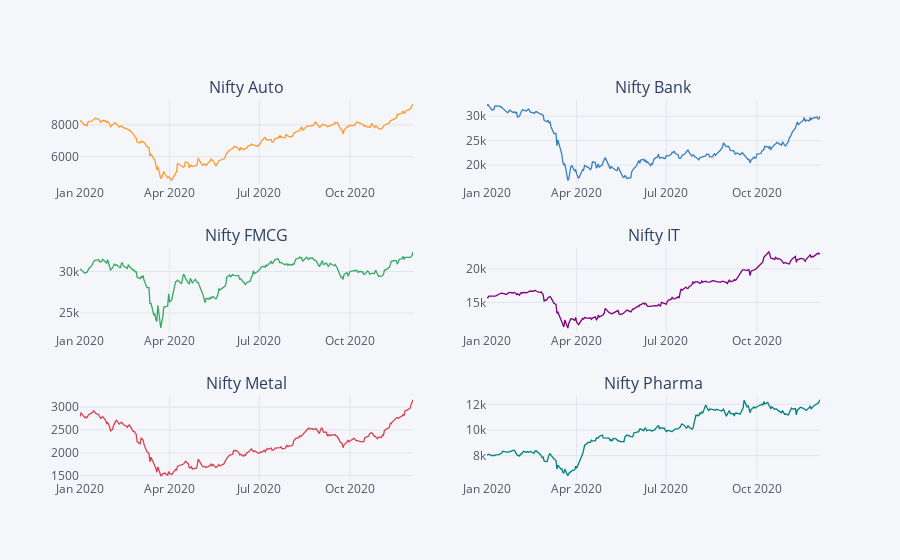

Notebook cell for this chart:
### Code cell
fig = df.iplot(asFigure=True, subplots=True, subplot_titles=True, legend=False)
fig.show()

### Figure 1 — Plotly figure (JSON) as saved in the notebook; plotly's stock layout.template omitted (floating-point values rounded to 4 significant figures; data arrays with more than 128 entries replaced by an {"elided": "..."} marker saying what was removed)
{"data": [{"line": {"color": "rgba(255, 153, 51, 1.0)", "dash": "solid", "shape": "linear", "width": 1.3}, "mode": "lines", "name": "Nifty Auto", "text": "", "type": "scatter", "x": {"elided": "234 str values"}, "xaxis": "x", "y": {"elided": "234 float values"}, "yaxis": "y"}, {"line": {"color": "rgba(55, 128, 191, 1.0)", "dash": "solid", "shape": "linear", "width": 1.3}, "mode": "lines", "name": "Nifty Bank", "text": "", "type": "scatter", "x": {"elided": "234 str values"}, "xaxis": "x2", "y": {"elided": "234 float values"}, "yaxis": "y2"}, {"line": {"color": "rgba(50, 171, 96, 1.0)", "dash": "solid", "shape": "linear", "width": 1.3}, "mode": "lines", "name": "Nifty FMCG", "text": "", "type": "scatter", "x": {"elided": "234 str values"}, "xaxis": "x3", "y": {"elided": "234 float values"}, "yaxis": "y3"}, {"line": {"color": "rgba(128, 0, 128, 1.0)", "dash": "solid", "shape": "linear", "width": 1.3}, "mode": "lines", "name": "Nifty IT", "text": "", "type": "scatter", "x": {"elided": "234 str values"}, "xaxis": "x4", "y": {"elided": "234 float values"}, "yaxis": "y4"}, {"line": {"color": "rgba(219, 64, 82, 1.0)", "dash": "solid", "shape": "linear", "width": 1.3}, "mode": "lines", "name": "Nifty Metal", "text": "", "type": "scatter", "x": {"elided": "234 str values"}, "xaxis": "x5", "y": {"elided": "234 float values"}, "yaxis": "y5"}, {"line": {"color": "rgba(0, 128, 128, 1.0)", "dash": "solid", "shape": "linear", "width": 1.3}, "mode": "lines", "name": "Nifty Pharma", "text": "", "type": "scatter", "x": {"elided": "234 str values"}, "xaxis": "x6", "y": {"elided": "234 float values"}, "yaxis": "y6"}], "layout": {"annotations": [{"font": {"size": 16}, "showarrow": false, "text": "Nifty Auto", "x": 0.225, "xanchor": "center", "xref": "paper", "y": 1, "yanchor": "bottom", "yref": "paper"}, {"font": {"size": 16}, "showarrow": false, "text": "Nifty Bank", "x": 0.775, "xanchor": "center", "xref": "paper", "y": 1, "yanchor": "bottom", "yref": "paper"}, {"font": {"size": 16}, "showarrow": false, "text": "Nifty FMCG", "x": 0.225, "xanchor": "center", "xref": "paper", "y": 0.6111, "yanchor": "bottom", "yref": "paper"}, {"font": {"size": 16}, "showarrow": false, "text": "Nifty IT", "x": 0.775, "xanchor": "center", "xref": "paper", "y": 0.6111, "yanchor": "bottom", "yref": "paper"}, {"font": {"size": 16}, "showarrow": false, "text": "Nifty Metal", "x": 0.225, "xanchor": "center", "xref": "paper", "y": 0.2222, "yanchor": "bottom", "yref": "paper"}, {"font": {"size": 16}, "showarrow": false, "text": "Nifty Pharma", "x": 0.775, "xanchor": "center", "xref": "paper", "y": 0.2222, "yanchor": "bottom", "yref": "paper"}], "legend": {"bgcolor": "#F5F6F9", "font": {"color": "#4D5663"}}, "paper_bgcolor": "#F5F6F9", "plot_bgcolor": "#F5F6F9", "showlegend": false, "title": {"font": {"color": "#4D5663"}}, "xaxis": {"anchor": "y", "domain": [0, 0.45], "gridcolor": "#E1E5ED", "showgrid": true, "tickfont": {"color": "#4D5663"}, "title": {"font": {"color": "#4D5663"}, "text": ""}, "zerolinecolor": "#E1E5ED"}, "xaxis2": {"anchor": "y2", "domain": [0.55, 1], "gridcolor": "#E1E5ED", "showgrid": true, "tickfont": {"color": "#4D5663"}, "title": {"font": {"color": "#4D5663"}, "text": ""}, "zerolinecolor": "#E1E5ED"}, "xaxis3": {"anchor": "y3", "domain": [0, 0.45], "gridcolor": "#E1E5ED", "showgrid": true, "tickfont": {"color": "#4D5663"}, "title": {"font": {"color": "#4D5663"}, "text": ""}, "zerolinecolor": "#E1E5ED"}, "xaxis4": {"anchor": "y4", "domain": [0.55, 1], "gridcolor": "#E1E5ED", "showgrid": true, "tickfont": {"color": "#4D5663"}, "title": {"font": {"color": "#4D5663"}, "text": ""}, "zerolinecolor": "#E1E5ED"}, "xaxis5": {"anchor": "y5", "domain": [0, 0.45], "gridcolor": "#E1E5ED", "showgrid": true, "tickfont": {"color": "#4D5663"}, "title": {"font": {"color": "#4D5663"}, "text": ""}, "zerolinecolor": "#E1E5ED"}, "xaxis6": {"anchor": "y6", "domain": [0.55, 1], "gridcolor": "#E1E5ED", "showgrid": true, "tickfont": {"color": "#4D5663"}, "title": {"font": {"color": "#4D5663"}, "text": ""}, "zerolinecolor": "#E1E5ED"}, "yaxis": {"anchor": "x", "domain": [0.7778, 1], "gridcolor": "#E1E5ED", "showgrid": true, "tickfont": {"color": "#4D5663"}, "title": {"font": {"color": "#4D5663"}, "text": ""}, "zerolinecolor": "#E1E5ED"}, "yaxis2": {"anchor": "x2", "domain": [0.7778, 1], "gridcolor": "#E1E5ED", "showgrid": true, "tickfont": {"color": "#4D5663"}, "title": {"font": {"color": "#4D5663"}, "text": ""}, "zerolinecolor": "#E1E5ED"}, "yaxis3": {"anchor": "x3", "domain": [0.3889, 0.6111], "gridcolor": "#E1E5ED", "showgrid": true, "tickfont": {"color": "#4D5663"}, "title": {"font": {"color": "#4D5663"}, "text": ""}, "zerolinecolor": "#E1E5ED"}, "yaxis4": {"anchor": "x4", "domain": [0.3889, 0.6111], "gridcolor": "#E1E5ED", "showgrid": true, "tickfont": {"color": "#4D5663"}, "title": {"font": {"color": "#4D5663"}, "text": ""}, "zerolinecolor": "#E1E5ED"}, "yaxis5": {"anchor": "x5", "domain": [0, 0.2222], "gridcolor": "#E1E5ED", "showgrid": true, "tickfont": {"color": "#4D5663"}, "title": {"font": {"color": "#4D5663"}, "text": ""}, "zerolinecolor": "#E1E5ED"}, "yaxis6": {"anchor": "x6", "domain": [0, 0.2222], "gridcolor": "#E1E5ED", "showgrid": true, "tickfont": {"color": "#4D5663"}, "title": {"font": {"color": "#4D5663"}, "text": ""}, "zerolinecolor": "#E1E5ED"}}}
